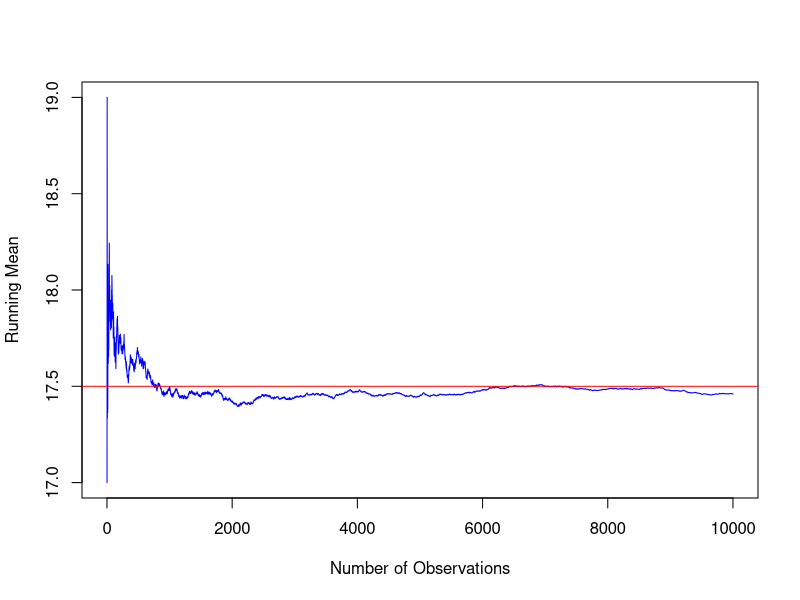

The R source for this figure:
## ---- chunk 1
vector25 <- c(1:25)
mult2 <- vector25 * 2

mult2
## ---- chunk 2
square <- vector25 ** 2

square
## ---- chunk 3
mean <- mean(square)

subtracted <- square - mean

subtracted
## ---- chunk 4
greater_than_zero <- subtracted >= 0

sum(greater_than_zero)
## ---- chunk 5
points <- ppoints(15)
points

normal_quantiles <- qnorm(points)
normal_quantiles
## ---- chunk 6
binomial_coefficient <- function(n, k) {
  if (n == 0 && k == 0) {
    return(1)
  } else if (k > n) {
    return(0)
  }

  return(factorial(n) / (factorial(n - k) * factorial(k)))
}
## ---- chunk 7
roll_dice <- function(n = 2) {
  rolls <- sample(1:6, n, replace = TRUE)
  
  average <- mean(rolls)
  
  return(average)
}

## ---- chunk 8
std_dev <- function(x) {
  n <- length(x)
  
  if (n <= 1) {
    return(NA)
  }

  mean_x <- mean(x)
  
  sum_squared_devs <- sum((x - mean_x)^2)
  
  std_dev <- sqrt(sum_squared_devs / (n - 1))
  
  return(std_dev)
}

## ---- chunk 9
is_even <- function(n) {
  return (n%%2 == 0)
}
## ---- chunk 10

repeat_experiment <- function(n = 1000) {
  means <- numeric(n) 
  
  for (i in 1:n) {
    deck <- rep(1:13, 4)
    
    drawn_cards <- sample(deck, 5)
    drawn_cards <- sort(drawn_cards)
    
    remaining_cards <- drawn_cards[2:length(drawn_cards)-1]
    
    if (length(remaining_cards) > 3) {
      remaining_cards <- head(remaining_cards, 3)
    }
    
    means[i] <- mean(remaining_cards)
  }
  
  return(means)
}

## ---- chunk 11
50 * 0.35
## ---- chunk 12
# define running average function
# can be specified as cumulative sum / index of element
running_mean <- function(vec) {
   cumsum(vec) / seq_along(vec)
}
## ---- chunk 13
library(ggplot2)

n <- 50 
p <- 0.35 
size <- 10000
binom_rvs <- rbinom(size, n, p)

running_means <- running_mean(binom_rvs)
## ---- chunk 14
plot(running_means, type = "l", col = "blue", xlab = "Number of Observations", ylab = "Running Mean")
abline(h = 50 * 0.35, col = "red")
